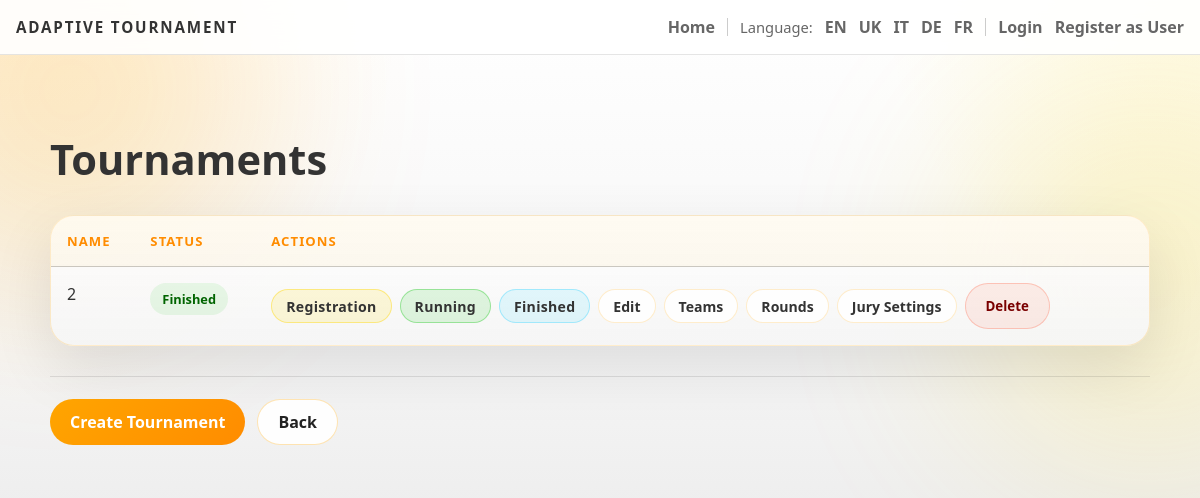
/admin/tournaments, run on an earlier commit of the app's database.
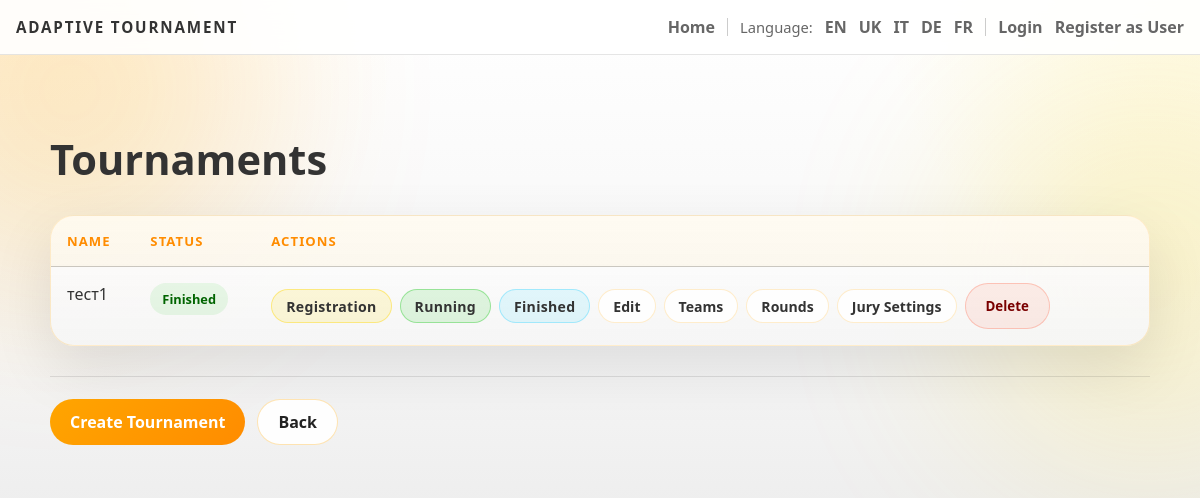
And on a later commit of the database.
### backend/models.py (models this page shows)
class Tournament(db.Model):
    id = db.Column(db.Integer, primary_key=True)
    name = db.Column(db.String(200), nullable=False)
    description = db.Column(db.Text)
    max_teams = db.Column(db.Integer)
    status = db.Column(db.String(30), default="Draft")
    rounds = db.relationship('Round', backref='tournament', lazy=True)

### backend/admin.py (the view)
def admin_tournaments():
    tournaments = Tournament.query.all()
    return render_template('admin_tournaments.html', tournaments=tournaments)

### backend/app.py (called while the page is built)
@app.context_processor
def inject_user_processor():
    return inject_user()

@app.context_processor
def translation_processor():
    return translation()

### backend/app_helpers.py (called while the page is built)
def get_current_user():
    uid = session.get('user_id')
    if uid:
        return db.session.get(User, uid)
    return None

def inject_user():
    return {'get_current_user': get_current_user}

### backend/translations.py (called while the page is built)
def get_text(key, lang='en', **kwargs):
    if lang not in TRANSLATIONS:
        lang = 'en'
    text = TRANSLATIONS[lang].get(key, TRANSLATIONS['en'].get(key, key))
    if kwargs:
        try:
            return text.format(**kwargs)
        except Exception:
            return text
    return text

### templates/admin_tournaments.html (shortened to what this page needs)
{% extends 'base.html' %}
{% block head %}
  <link rel="stylesheet" href="/static/css/admin.css">
{% endblock %}
{% block content %}
<div class="admin-page">
  <h2 class="page-title">{{ t('tournaments') }}</h2>
  <div class="table-shell">
    <table class="admin-table">
      <thead>
        <tr>
          <th>{{ t('name') }}</th>
          <th>{{ t('status') }}</th>
          <th>{{ t('actions') }}</th>
        </tr>
      </thead>
      <tbody>
        {% for t_item in tournaments %}
          <tr>
            <td>{{ t_item.name }}</td>
            <td><span class="status-pill default">{{ translate_value(t_item.status) }}</span></td>
            <td>
              <div class="table-actions">
                <form method="post" action="{{ url_for('update_tournament_status', tid=t_item.id) }}" class="inline-form">
                  <button type="submit" class="inline-btn quick-status-btn quick-status-registration">{{ t('registration') }}</button>
                </form>
                <form method="post" action="{{ url_for('update_tournament_status', tid=t_item.id) }}" class="inline-form">
                  <button type="submit" class="inline-btn quick-status-btn quick-status-running">{{ t('running') }}</button>
                </form>
                <form method="post" action="{{ url_for('update_tournament_status', tid=t_item.id) }}" class="inline-form">
                  <button type="submit" class="inline-btn quick-status-btn quick-status-finished">{{ t('finished') }}</button>
                </form>
                <a href="{{ url_for('edit_tournament', tid=t_item.id) }}" class="inline-btn">{{ t('edit') }}</a>
                <a href="{{ url_for('admin_tournament_teams', tid=t_item.id) }}" class="inline-btn">{{ t('teams') }}</a>
                <a href="{{ url_for('admin_tournament_rounds', tid=t_item.id) }}" class="inline-btn">{{ t('rounds') }}</a>
                <a href="{{ url_for('admin_tournament_evaluation_settings', tid=t_item.id) }}" class="inline-btn">{{ t('jury_settings') }}</a>
                <form method="post" action="{{ url_for('delete_tournament', tid=t_item.id) }}" class="inline-form">
                  <button onclick="return confirm('{{ t('delete') }}?')" class="danger-btn">{{ t('delete') }}</button>
                </form>
              </div>
            </td>
          </tr>
        {% endfor %}
      </tbody>
    </table>
  </div>
  <div class="form-actions">
    <a href="{{ url_for('create_tournament') }}" class="submit-btn">{{ t('create_tournament_cta') }}</a>
    <a href="{{ url_for('admin_dashboard') }}" class="secondary-btn">{{ t('back') }}</a>
  </div>
</div>
{% endblock %}

### templates/base.html (shortened to what this page needs)
<!doctype html>
<html lang="{{ lang }}">
  <head>
    <link rel="stylesheet" href="/static/css/main.css">
    {% block head %}{% endblock %}
  </head>
  <body>
    <div class="page-shell">
      <div class="page-glow page-glow-left"></div>
      <div class="page-glow page-glow-right"></div>
      <nav class="topbar">
        <div class="topbar-inner">
          <a href="/" class="brand-mark">{{ t('app_title') }}</a>
          <div class="topbar-links">
            <a href="/">{{ t('home') }}</a>
            <span class="language-switcher">{{ t('language') }}:</span>
            <a href="{{ url_for('set_language', lang='en') }}">EN</a>
            <a href="{{ url_for('set_language', lang='uk') }}">UK</a>
            <a href="{{ url_for('set_language', lang='it') }}">IT</a>
            <a href="{{ url_for('set_language', lang='de') }}">DE</a>
            <a href="{{ url_for('set_language', lang='fr') }}">FR</a>
            {% set _cur = get_current_user() %}
            {% if _cur %}
              <a href="/user/{{ _cur.id }}" title="{{ t('profile_prefix') }}">{{ t('profile_prefix') }}: {{ _cur.first_name }}</a>
              <a href="/logout">{{ t('logout') }}</a>
            {% else %}
              <a href="/login">{{ t('login') }}</a>
              <a href="/register">{{ t('register') }}</a>
            {% endif %}
          </div>
        </div>
      </nav>
      <div class="container">
        {% block content %}{% endblock %}
      </div>
    </div>
  </body>
</html>

### static/css/main.css (style rules this page uses)
:root { --bg: #ffffff; --bg-soft: #f9f9f9; --panel: rgba(255, 255, 255, 0.95); --panel-border: rgba(255, 165, 0, 0.3); --text: #333333; --muted: #666666; --accent: #ffa500; --accent-strong: #ff8c00; --success: #32cd32; --warning: #ffd700; --danger: #ff6347; --font-ui: "Segoe UI", "Trebuchet MS", Arial, sans-serif; --font-display: var(--font-ui); --font-body: var(--font-ui); }
* { box-sizing: border-box; }
html { scroll-behavior: smooth; }
body { margin: 0; min-height: 100vh; font-family: var(--font-body); color: var(--text); background: radial-gradient(circle at top left, rgba(255, 165, 0, 0.1), transparent 28%), radial-gradient(circle at top right, rgba(255, 215, 0, 0.1), transparent 22%), linear-gradient(180deg, #ffffff 0%, #f5f5f5 45%, #e0e0e0 100%); }
a { color: inherit; }
.page-shell { position: relative; overflow: hidden; min-height: 100vh; }
.page-glow { position: fixed; width: 380px; height: 380px; border-radius: 50%; filter: blur(100px); opacity: 0.18; pointer-events: none; z-index: 0; }
.page-glow-left { top: -100px; left: -120px; background: #ffa500; }
.page-glow-right { top: 90px; right: -140px; background: #ffd700; }
.topbar { position: sticky; top: 0; z-index: 5; backdrop-filter: blur(18px); background: rgba(255, 255, 255, 0.9); border-bottom: 1px solid rgba(0, 0, 0, 0.1); }
.topbar-inner { width: min(1180px, calc(100% - 32px)); margin: 0 auto; padding: 16px 0; display: flex; align-items: center; justify-content: space-between; gap: 20px; }
.brand-mark { text-decoration: none; font-size: 0.95rem; font-weight: 700; letter-spacing: 0.12em; text-transform: uppercase; color: #333333; font-family: var(--font-display); }
.topbar-links { display: flex; align-items: center; justify-content: flex-end; flex-wrap: wrap; gap: 12px; color: var(--muted); }
.topbar-links a { text-decoration: none; font-weight: 600; color: #666666; }
.language-switcher { font-size: 0.92rem; }
.container { position: relative; z-index: 1; width: min(1180px, calc(100% - 32px)); margin: 0 auto; padding: 36px 0 72px; }
h1, h2, h3, h4, h5, h6, .page-title, .hero-title, .hero-panel-title, .tournament-name { font-family: var(--font-display); }
body, p, li, label, input, textarea, select, button, a, th, td, .flash-message, .status-chip, .status-pill { font-family: var(--font-body); }
.container a:not(.primary-button):not(.secondary-button):not(.panel-link):not(.brand-mark) { color: #ffa500; }
form button { padding: 11px 20px; background: linear-gradient(135deg, var(--accent) 0%, var(--accent-strong) 100%); color: #04101e; border: none; border-radius: 999px; cursor: pointer; font-weight: 800; }

What changed in the data, as far as the page shows it:
removed Tournament: name "2", t "Registration", t "Running", status "Finished", t "Edit", t "Teams", t "Rounds", t "Jury Settings", t "Delete"
added Tournament: name "тест1", t "Registration", t "Running", status "Finished", t "Edit", t "Teams", t "Rounds", t "Jury Settings", t "Delete"
